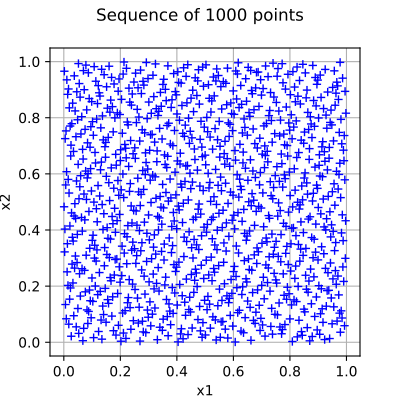

The Python source for this figure:
import openturns as ot
from matplotlib import pyplot as plt
from openturns.viewer import View

# Generate points with the given sequence
sequence = ot.ReverseHaltonSequence(2)
sample = sequence.generate(1000)

# Create the graph
graph = ot.Graph("Sequence of 1000 points", "x1", "x2", True, "")
cloud = ot.Cloud(sample)
graph.add(cloud)

# Draw the graph
fig = plt.figure(figsize=(4, 4))
axis = fig.add_subplot(111)
View(graph, figure=fig, axes=[axis], add_legend=False)
axis.set_xlim(auto=True)
